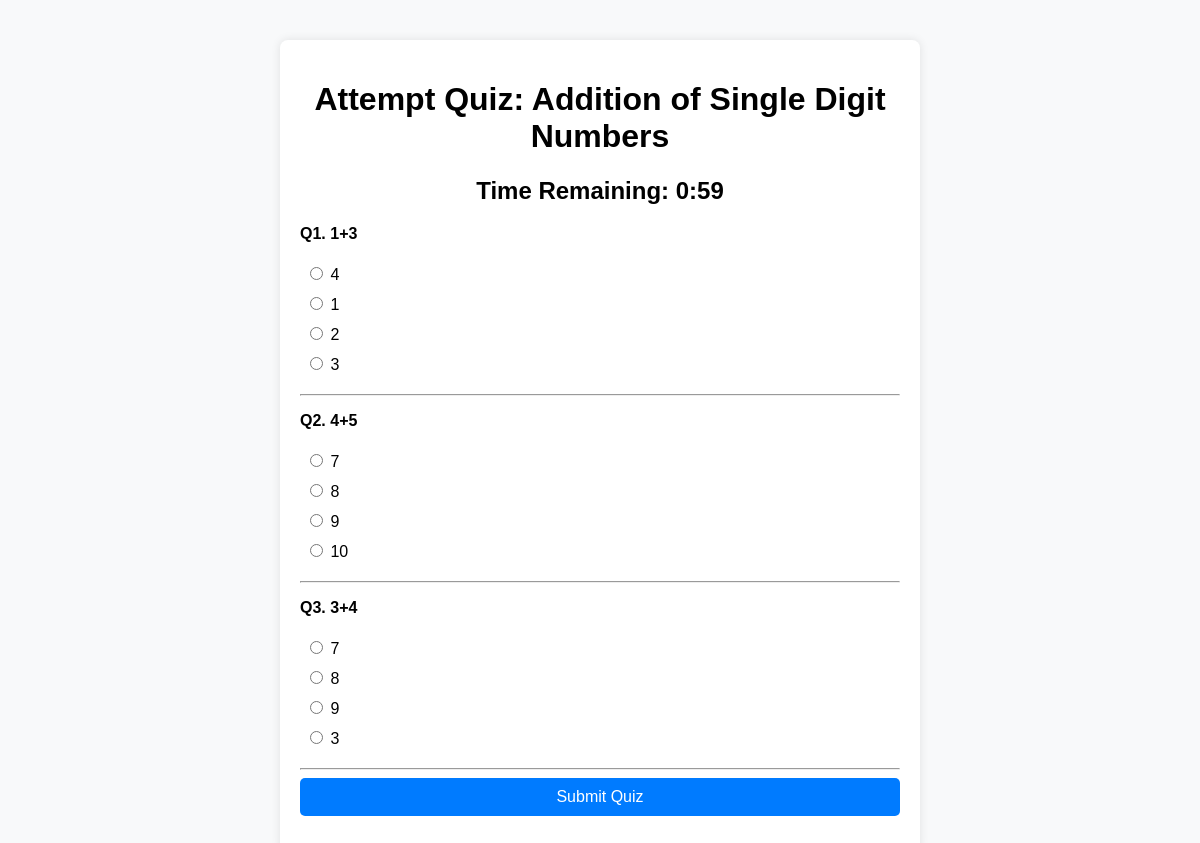
/attempt_quiz/1, run on the app's committed database.
### models/models.py (models this page shows)
class Quiz(db.Model):
    id = db.Column(db.Integer, primary_key=True)
    chapter_id = db.Column(db.Integer, db.ForeignKey('chapter.id', ondelete='CASCADE'), nullable=False)
    date_of_quiz = db.Column(db.Date, nullable=False)
    time_duration = db.Column(db.Integer, nullable=False)  # Store duration in minutes
    remarks = db.Column(db.Text, unique=True, nullable=False)
    questions = db.relationship('Question', backref='quiz', lazy=True, cascade="all, delete-orphan")
    quiz_scores = db.relationship('QuizScore', backref='quiz', cascade="all, delete-orphan")
    user_responses = db.relationship('UserResponse', backref='quiz', cascade="all, delete-orphan")

class Question(db.Model):
    id = db.Column(db.Integer, primary_key=True)
    quiz_id = db.Column(db.Integer, db.ForeignKey('quiz.id', ondelete='CASCADE'), nullable=False)
    question_statement = db.Column(db.Text, nullable=False)
    optionA = db.Column(db.String(255), nullable=False)
    optionB = db.Column(db.String(255), nullable=False)
    optionC = db.Column(db.String(255), nullable=False)
    optionD = db.Column(db.String(255), nullable=False)
    correct_option = db.Column(db.String(1), nullable=False)

### app.py (the view, shortened to what this page needs)
@app.route('/attempt_quiz/<int:quiz_id>', methods=['GET', 'POST'])
def attempt_quiz(quiz_id):
    quiz = Quiz.query.get_or_404(quiz_id)
    questions = Question.query.filter_by(quiz_id=quiz.id).all()
    user_id = session.get('user_id')  # Ensure the user is logged in
    current_date = datetime.today().date()
    if quiz.date_of_quiz != current_date:
        flash("This quiz is only available on the assigned date!", "error")
        return redirect(url_for('user_dashboard'))
    correct_count = 0
    return render_template('attempt_quiz.html', quiz=quiz, questions=questions)

### templates/attempt_quiz.html (shortened to what this page needs)
{% include 'toastr.html' %}
<!DOCTYPE html>
<html lang="en">
<head>
</head>
<body>
    <div class="quiz-container">
        <h1>Attempt Quiz: {{ quiz.remarks }}</h1>
        <h2>Time Remaining: <span id="timer"></span></h2>
        <form id="quiz-form" method="POST" action="{{ url_for('submit_quiz') }}">
            {% for question in questions %}
            <div class="question">
                <p><strong>Q{{ loop.index }}. {{ question.question_statement }}</strong></p>
                <label><input type="radio" name="question_{{ question.id }}" value="A" required> {{ question.optionA }}</label>
                <label><input type="radio" name="question_{{ question.id }}" value="B" required> {{ question.optionB }}</label>
                <label><input type="radio" name="question_{{ question.id }}" value="C" required> {{ question.optionC }}</label>
                <label><input type="radio" name="question_{{ question.id }}" value="D" required> {{ question.optionD }}</label>
            </div>
            <hr>
            {% endfor %}
            <button type="submit">Submit Quiz</button>
        </form>
    </div>
</body>
</html>

### templates/attempt_quiz.html (style rules this page uses)
body { font-family: Arial, sans-serif; margin: 20px; padding: 20px; background-color: #f8f9fa; }
h1, h2 { text-align: center; }
.quiz-container { max-width: 600px; margin: auto; background: white; padding: 20px; border-radius: 8px; box-shadow: 0 0 10px rgba(0, 0, 0, 0.1); }
.question { margin-bottom: 15px; }
label { display: block; padding: 5px; }
button { display: block; width: 100%; padding: 10px; background-color: #007bff; color: white; border: none; border-radius: 5px; cursor: pointer; font-size: 16px; }

### data on the page
Quiz: remarks "Addition of Single Digit Numbers"
Question: question_statement "1+3", optionA "4", optionB "1", optionC "2", optionD "3"
Question: question_statement "4+5", optionA "7", optionB "8", optionC "9", optionD "10"
Question: question_statement "3+4", optionA "7", optionB "8", optionC "9", optionD "3"
